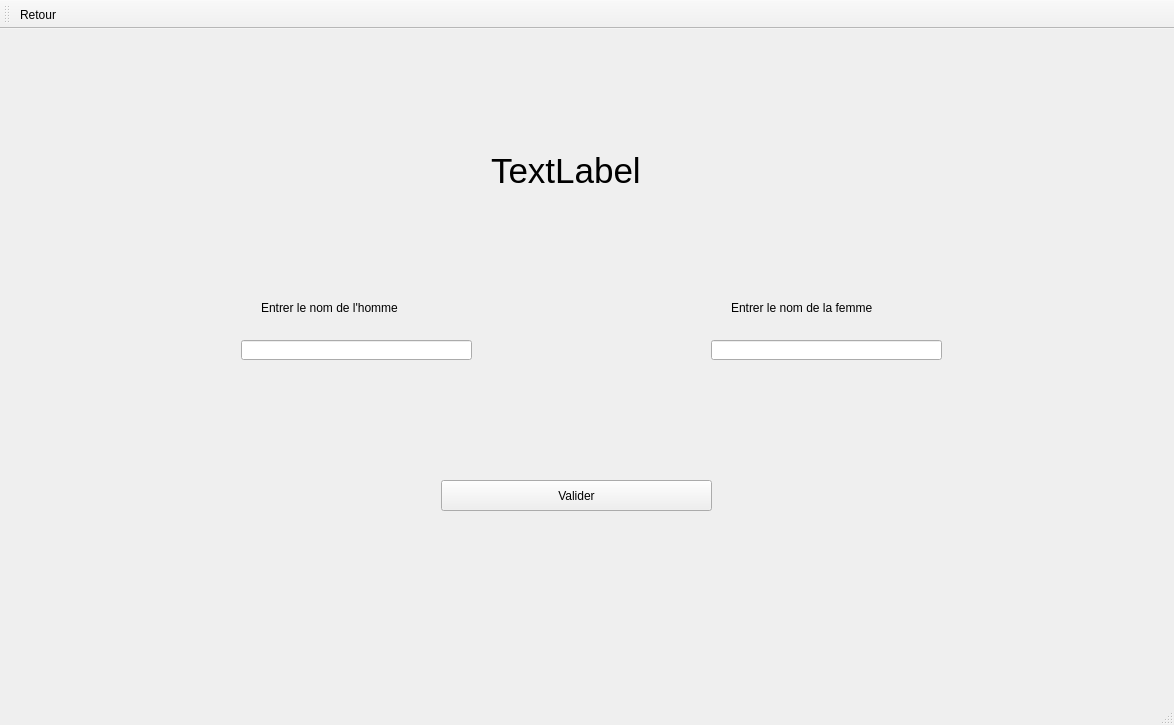
<?xml version="1.0" encoding="UTF-8"?>
<ui version="4.0">
 <class>MainWindow</class>
 <widget class="QMainWindow" name="MainWindow">
  <property name="geometry">
   <rect>
    <x>0</x>
    <y>0</y>
    <width>1174</width>
    <height>725</height>
   </rect>
  </property>
  <property name="windowTitle">
   <string>MainWindow</string>
  </property>
  <widget class="QWidget" name="centralWidget">
   <layout class="QGridLayout" name="gridLayout">
    <item row="0" column="0">
     <widget class="QStackedWidget" name="main_stackedWidget">
      <property name="currentIndex">
       <number>1</number>
      </property>
      <widget class="QWidget" name="page">
       <widget class="QLabel" name="logo_label">
        <property name="geometry">
         <rect>
          <x>440</x>
          <y>90</y>
          <width>231</width>
          <height>75</height>
         </rect>
        </property>
        <property name="font">
         <font>
          <family>Rockwell Condensed</family>
          <pointsize>48</pointsize>
         </font>
        </property>
        <property name="text">
         <string>Love Tester</string>
        </property>
       </widget>
       <widget class="QWidget" name="verticalLayoutWidget">
        <property name="geometry">
         <rect>
          <x>470</x>
          <y>220</y>
          <width>160</width>
          <height>271</height>
         </rect>
        </property>
        <layout class="QVBoxLayout" name="button_verticalLayout">
         <item>
          <widget class="QPushButton" name="hetero_pushButton">
           <property name="toolTip">
            <string>Hétérosexuelle</string>
           </property>
           <property name="text">
            <string/>
           </property>
           <property name="icon">
            <iconset resource="ressources.qrc">
             <normaloff>:/logos/Hetero_icon.png</normaloff>:/logos/Hetero_icon.png</iconset>
           </property>
           <property name="iconSize">
            <size>
             <width>64</width>
             <height>64</height>
            </size>
           </property>
          </widget>
         </item>
         <item>
          <widget class="QPushButton" name="homo_pushButton">
           <property name="toolTip">
            <string>HomoSexuel</string>
           </property>
           <property name="text">
            <string/>
           </property>
           <property name="icon">
            <iconset resource="ressources.qrc">
             <normaloff>:/logos/homo_icon.png</normaloff>:/logos/homo_icon.png</iconset>
           </property>
           <property name="iconSize">
            <size>
             <width>64</width>
             <height>64</height>
            </size>
           </property>
          </widget>
         </item>
         <item>
          <widget class="QPushButton" name="lesbi_pushButton">
           <property name="toolTip">
            <string>Lesbienne</string>
           </property>
           <property name="text">
            <string/>
           </property>
           <property name="icon">
            <iconset resource="ressources.qrc">
             <normaloff>:/logos/lesbian_icon.png</normaloff>:/logos/lesbian_icon.png</iconset>
           </property>
           <property name="iconSize">
            <size>
             <width>64</width>
             <height>64</height>
            </size>
           </property>
          </widget>
         </item>
        </layout>
       </widget>
       <zorder>logo_label</zorder>
       <zorder>verticalLayoutWidget</zorder>
       <zorder>verticalLayoutWidget</zorder>
      </widget>
      <widget class="QWidget" name="page_1">
       <widget class="QLineEdit" name="hommeHetero_lineEdit">
        <property name="geometry">
         <rect>
          <x>230</x>
          <y>300</y>
          <width>231</width>
          <height>20</height>
         </rect>
        </property>
       </widget>
       <widget class="QLineEdit" name="femmeHetero_lineEdit">
        <property name="geometry">
         <rect>
          <x>700</x>
          <y>300</y>
          <width>231</width>
          <height>20</height>
         </rect>
        </property>
       </widget>
       <widget class="QLabel" name="hommeHetero_label">
        <property name="geometry">
         <rect>
          <x>250</x>
          <y>260</y>
          <width>141</width>
          <height>16</height>
         </rect>
        </property>
        <property name="text">
         <string>Entrer le nom de l'homme</string>
        </property>
       </widget>
       <widget class="QLabel" name="femmeHetero_label">
        <property name="geometry">
         <rect>
          <x>720</x>
          <y>260</y>
          <width>151</width>
          <height>16</height>
         </rect>
        </property>
        <property name="text">
         <string>Entrer le nom de la femme</string>
        </property>
       </widget>
       <widget class="QPushButton" name="validerHetero_pushButton">
        <property name="geometry">
         <rect>
          <x>430</x>
          <y>440</y>
          <width>271</width>
          <height>31</height>
         </rect>
        </property>
        <property name="text">
         <string>Valider</string>
        </property>
       </widget>
       <widget class="QLabel" name="pourcentageAmour_label">
        <property name="geometry">
         <rect>
          <x>480</x>
          <y>100</y>
          <width>221</width>
          <height>61</height>
         </rect>
        </property>
        <property name="font">
         <font>
          <pointsize>26</pointsize>
         </font>
        </property>
        <property name="text">
         <string>TextLabel</string>
        </property>
       </widget>
      </widget>
      <widget class="QWidget" name="page_2"/>
      <widget class="QWidget" name="page_3"/>
      <widget class="QWidget" name="page_4"/>
     </widget>
    </item>
   </layout>
  </widget>
  <widget class="QMenuBar" name="menuBar">
   <property name="geometry">
    <rect>
     <x>0</x>
     <y>0</y>
     <width>1174</width>
     <height>21</height>
    </rect>
   </property>
  </widget>
  <widget class="QToolBar" name="mainToolBar">
   <attribute name="toolBarArea">
    <enum>TopToolBarArea</enum>
   </attribute>
   <attribute name="toolBarBreak">
    <bool>false</bool>
   </attribute>
   <addaction name="actionRetour"/>
  </widget>
  <widget class="QStatusBar" name="statusBar"/>
  <action name="actionRetour">
   <property name="text">
    <string>Retour</string>
   </property>
   <property name="toolTip">
    <string>Revenir au menu principal</string>
   </property>
  </action>
 </widget>
 <layoutdefault spacing="6" margin="11"/>
 <resources>
  <include location="ressources.qrc"/>
 </resources>
 <connections/>
</ui>
